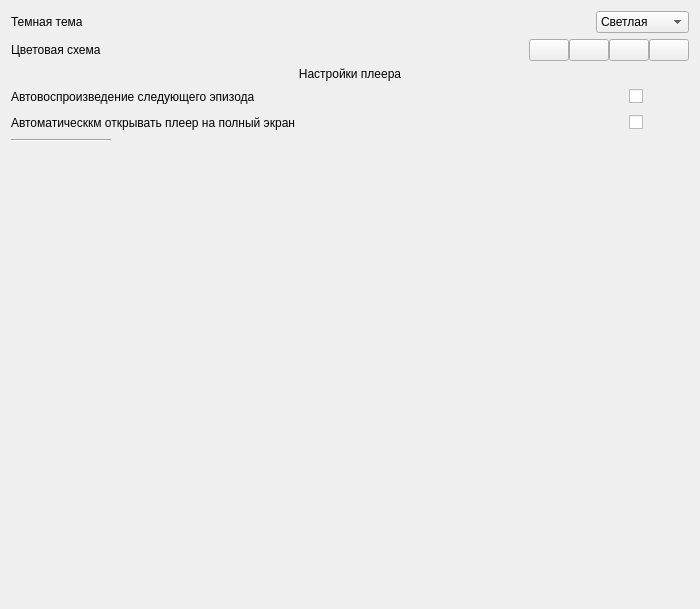
                <widget class="QWidget" name="settingsContents">
                 <property name="geometry">
                  <rect>
                   <x>0</x>
                   <y>0</y>
                   <width>700</width>
                   <height>609</height>
                  </rect>
                 </property>
                 <layout class="QFormLayout" name="formLayout">
                  <item row="0" column="0">
                   <widget class="QLabel" name="label_11">
                    <property name="text">
                     <string>Темная тема</string>
                    </property>
                   </widget>
                  </item>
                  <item row="0" column="1">
                   <layout class="QHBoxLayout" name="horizontalLayout_7">
                    <item>
                     <spacer name="horizontalSpacer_11">
                      <property name="orientation">
                       <enum>Qt::Horizontal</enum>
                      </property>
                      <property name="sizeHint" stdset="0">
                       <size>
                        <width>40</width>
                        <height>20</height>
                       </size>
                      </property>
                     </spacer>
                    </item>
                    <item>
                     <widget class="QComboBox" name="darkModeComboBox">
                      <item>
                       <property name="text">
                        <string>Светлая</string>
                       </property>
                      </item>
                      <item>
                       <property name="text">
                        <string>Темная</string>
                       </property>
                      </item>
                      <item>
                       <property name="text">
                        <string>Системная</string>
                       </property>
                      </item>
                     </widget>
                    </item>
                   </layout>
                  </item>
                  <item row="1" column="0">
                   <widget class="QLabel" name="label_2">
                    <property name="text">
                     <string>Цветовая схема</string>
                    </property>
                   </widget>
                  </item>
                  <item row="1" column="1">
                   <layout class="QHBoxLayout" name="horizontalLayout_6">
                    <property name="spacing">
                     <number>0</number>
                    </property>
                    <item>
                     <spacer name="horizontalSpacer_10">
                      <property name="orientation">
                       <enum>Qt::Horizontal</enum>
                      </property>
                      <property name="sizeHint" stdset="0">
                       <size>
                        <width>40</width>
                        <height>20</height>
                       </size>
                      </property>
                     </spacer>
                    </item>
                    <item>
                     <widget class="QPushButton" name="color_purple_Bt">
                      <property name="maximumSize">
                       <size>
                        <width>40</width>
                        <height>16777215</height>
                       </size>
                      </property>
                      <property name="text">
                       <string/>
                      </property>
                      <property name="icon">
                       <iconset>
                        <normaloff>media/colors/purple.svg</normaloff>media/colors/purple.svg</iconset>
                      </property>
                      <property name="iconSize">
                       <size>
                        <width>48</width>
                        <height>48</height>
                       </size>
                      </property>
                     </widget>
                    </item>
                    <item>
                     <widget class="QPushButton" name="color_orange_Bt">
                      <property name="maximumSize">
                       <size>
                        <width>40</width>
                        <height>16777215</height>
                       </size>
                      </property>
                      <property name="text">
                       <string/>
                      </property>
                      <property name="icon">
                       <iconset>
                        <normaloff>media/colors/orange.svg</normaloff>media/colors/orange.svg</iconset>
                      </property>
                      <property name="iconSize">
                       <size>
                        <width>48</width>
                        <height>48</height>
                       </size>
                      </property>
                      <property name="shortcut">
                       <string/>
                      </property>
                      <property name="autoDefault">
                       <bool>false</bool>
                      </property>
                     </widget>
                    </item>
                    <item>
                     <widget class="QPushButton" name="color_pink_Bt">
                      <property name="maximumSize">
                       <size>
                        <width>40</width>
                        <height>16777215</height>
                       </size>
                      </property>
                      <property name="text">
                       <string/>
                      </property>
                      <property name="icon">
                       <iconset>
                        <normaloff>media/colors/pink.svg</normaloff>media/colors/pink.svg</iconset>
                      </property>
                      <property name="iconSize">
                       <size>
                        <width>48</width>
                        <height>48</height>
                       </size>
                      </property>
                     </widget>
                    </item>
                    <item>
                     <widget class="QPushButton" name="color_blue_Bt">
                      <property name="maximumSize">
                       <size>
                        <width>40</width>
                        <height>16777215</height>
                       </size>
                      </property>
                      <property name="text">
                       <string/>
                      </property>
                      <property name="icon">
                       <iconset>
                        <normaloff>media/colors/blue.svg</normaloff>media/colors/blue.svg</iconset>
                      </property>
                      <property name="iconSize">
                       <size>
                        <width>48</width>
                        <height>48</height>
                       </size>
                      </property>
                     </widget>
                    </item>
                   </layout>
                  </item>
                  <item row="2" column="0" colspan="2">
                   <widget class="QLabel" name="label_13">
                    <property name="text">
                     <string>Настройки плеера</string>
                    </property>
                    <property name="alignment">
                     <set>Qt::AlignCenter</set>
                    </property>
                   </widget>
                  </item>
                  <item row="3" column="0">
                   <widget class="QLabel" name="label_3">
                    <property name="text">
                     <string>Автовоспроизведение следующего эпизода</string>
                    </property>
                   </widget>
                  </item>
                  <item row="3" column="1">
                   <layout class="QHBoxLayout" name="horizontalLayout_9">
                    <item>
                     <spacer name="horizontalSpacer_14">
                      <property name="orientation">
                       <enum>Qt::Horizontal</enum>
                      </property>
                      <property name="sizeHint" stdset="0">
                       <size>
                        <width>40</width>
                        <height>20</height>
                       </size>
                      </property>
                     </spacer>
                    </item>
                    <item>
                     <widget class="QCheckBox" name="checkBox">
                      <property name="minimumSize">
                       <size>
                        <width>60</width>
                        <height>0</height>
                       </size>
                      </property>
                      <property name="text">
                       <string/>
                      </property>
                     </widget>
                    </item>
                   </layout>
                  </item>
                  <item row="4" column="1">
                   <layout class="QHBoxLayout" name="horizontalLayout_11">
                    <item>
                     <spacer name="horizontalSpacer_15">
                      <property name="orientation">
                       <enum>Qt::Horizontal</enum>
                      </property>
                      <property name="sizeHint" stdset="0">
                       <size>
                        <width>40</width>
                        <height>20</height>
                       </size>
                      </property>
                     </spacer>
                    </item>
                    <item>
                     <widget class="QCheckBox" name="checkBox_2">
                      <property name="minimumSize">
                       <size>
                        <width>60</width>
                        <height>0</height>
                       </size>
                      </property>
                      <property name="text">
                       <string/>
                      </property>
                     </widget>
                    </item>
                   </layout>
                  </item>
                  <item row="6" column="0">
                   <widget class="Line" name="line_4">
                    <property name="sizePolicy">
                     <sizepolicy hsizetype="Expanding" vsizetype="Fixed">
                      <horstretch>0</horstretch>
                      <verstretch>0</verstretch>
                     </sizepolicy>
                    </property>
                    <property name="minimumSize">
                     <size>
                      <width>100</width>
                      <height>1</height>
                     </size>
                    </property>
                    <property name="orientation">
                     <enum>Qt::Horizontal</enum>
                    </property>
                   </widget>
                  </item>
                  <item row="4" column="0">
                   <widget class="QLabel" name="label_12">
                    <property name="text">
                     <string>Автоматическкм открывать плеер на полный экран</string>
                    </property>
                   </widget>
                  </item>
                 </layout>
                </widget>
